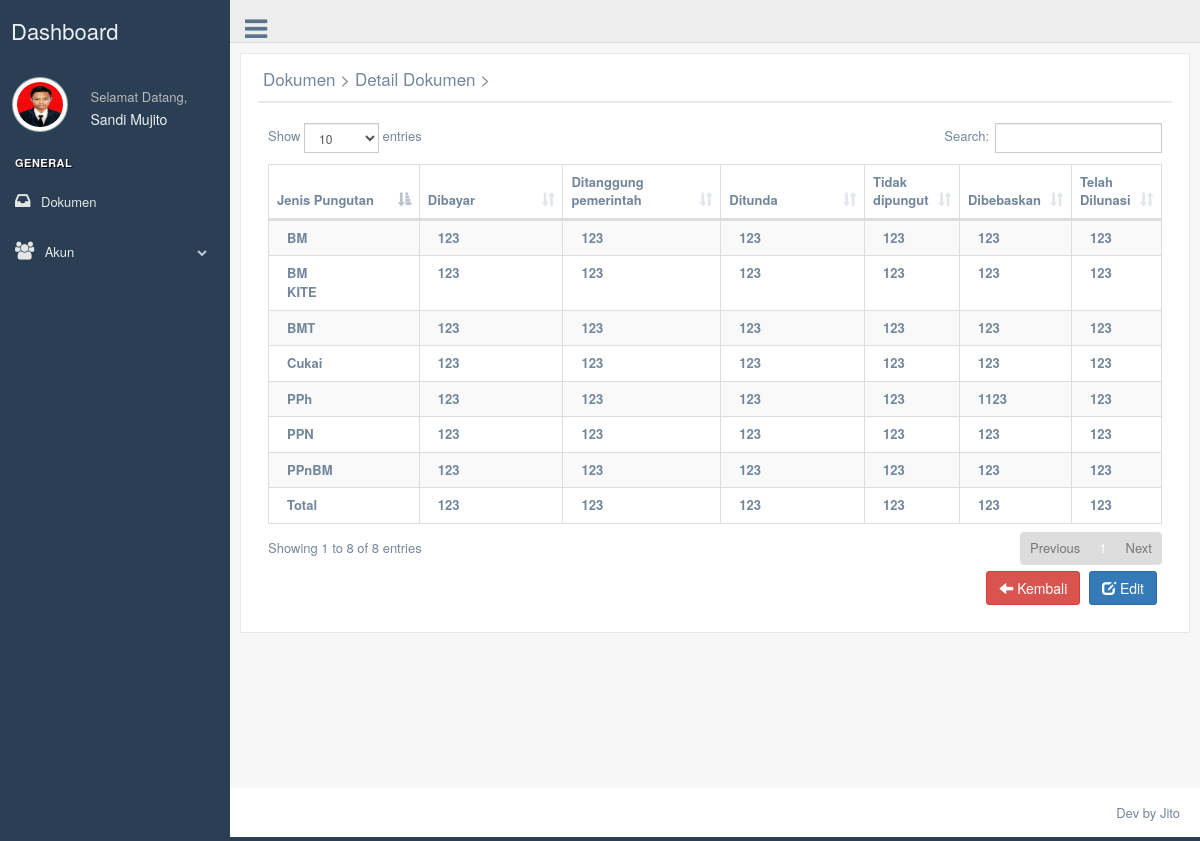
The app's page /admin/detail-datatable.php?id_suratmasuk=47 (signed in) with its own data.
### tables this page shows
CREATE TABLE `tb_suratmasuk` (
  `id_suratmasuk` int(11) NOT NULL,
  `tanggal_masuk` date NOT NULL DEFAULT current_timestamp(),
  `kode_kantor` varchar(25) NOT NULL,
  `kantor_pabean` varchar(255) NOT NULL,
  `nomor_pengajuan` varchar(50) NOT NULL,
  `halaman` varchar(10) NOT NULL,
  `keterangan` varchar(6) NOT NULL,
  `jenis_pib` varchar(25) NOT NULL,
  `jenis_impor` varchar(25) NOT NULL,
  `cara_pembayaran` varchar(25) NOT NULL,
  `pengirim_nama` varchar(100) NOT NULL,
  `pengirim_alamat` text NOT NULL,
  `penjual_nama` varchar(100) NOT NULL,
  `penjual_alamat` text NOT NULL,
  `importir_jenis_identitas` varchar(10) NOT NULL,
  `importir_nomor_identitas` varchar(25) NOT NULL,
  `importir_nama` varchar(100) NOT NULL,
  `importir_alamat` text NOT NULL,
  `pemilik_jenis_identitas` varchar(10) NOT NULL,
  `pemilik_nomor_identitas` varchar(25) NOT NULL,
  `pemilik_nama` varchar(100) NOT NULL,
  `pemilik_alamat` text NOT NULL,
  `cara_angkut` varchar(5) NOT NULL,
  `nama_pengangkut` varchar(25) NOT NULL,
  `perkiraan_tiba` date NOT NULL DEFAULT '1111-11-11',
  `pelabuhan_muat` varchar(25) NOT NULL,
  `pelabuhan_transit` varchar(25) NOT NULL,
  `pelabuhan_tujuan` varchar(25) NOT NULL,
  `invoice_nomor` varchar(25) NOT NULL,
  `invoice_tanggal` date NOT NULL DEFAULT '1111-11-11',
  `bl_nomor` varchar(25) NOT NULL,
  `bl_tanggal` date NOT NULL DEFAULT '1111-11-11',
  `manifest_nomor` varchar(25) NOT NULL,
  `manifest_pos` varchar(25) NOT NULL,
  `manifest_tanggal` date NOT NULL DEFAULT '1111-11-11',
  `tempat_penimbunan` varchar(25) NOT NULL,
  `valuta` varchar(25) NOT NULL,
  `nilai_cif` varchar(25) NOT NULL DEFAULT '0',
  `asuransi` varchar(25) NOT NULL DEFAULT '0.0',
  `freight` varchar(25) NOT NULL DEFAULT '0.0',
  `ndpbm` varchar(25) NOT NULL DEFAULT '0.0',
  `nilai_pabean` varchar(25) NOT NULL DEFAULT '0.0',
  `peti_kemas` varchar(255) NOT NULL,
  `jjm` varchar(255) NOT NULL,
  `berat_kotor` varchar(25) NOT NULL DEFAULT '0.0',
  `berat_bersih` varchar(25) NOT NULL DEFAULT '0.0',
  `hs_code` varchar(25) NOT NULL,
  `file_suratmasuk` varchar(255) NOT NULL,
  `operator` varchar(50) NOT NULL,
  `bm_dibayar` varchar(25) NOT NULL DEFAULT '0',
  `bm_ditanggung` varchar(25) NOT NULL DEFAULT '0',
  `bm_ditunda` varchar(25) NOT NULL DEFAULT '0',
  `bm_tidak` varchar(25) NOT NULL DEFAULT '0',
  `bm_bebas` varchar(25) NOT NULL DEFAULT '0',
  `bm_lunas` varchar(25) NOT NULL DEFAULT '0',
  `bmkite_dibayar` varchar(25) NOT NULL DEFAULT '0',
  `bmkite_ditanggung` varchar(25) NOT NULL DEFAULT '0',
  `bmkite_ditunda` varchar(25) NOT NULL DEFAULT '0',
  `bmkite_tidak` varchar(25) NOT NULL DEFAULT '0',
  `bmkite_bebas` varchar(25) NOT NULL DEFAULT '0',
  `bmkite_lunas` varchar(25) NOT NULL DEFAULT '0',
  `bmt_dibayar` varchar(25) NOT NULL DEFAULT '0',
  `bmt_ditanggung` varchar(25) NOT NULL DEFAULT '0',
  `bmt_ditunda` varchar(25) NOT NULL DEFAULT '0',
  `bmt_tidak` varchar(25) NOT NULL DEFAULT '0',
  `bmt_bebas` varchar(25) NOT NULL DEFAULT '0',
  `bmt_lunas` varchar(25) NOT NULL DEFAULT '0',
  `cukai_dibayar` varchar(25) NOT NULL DEFAULT '0',
  `cukai_ditanggung` varchar(25) NOT NULL DEFAULT '0',
  `cukai_ditunda` varchar(25) NOT NULL DEFAULT '0',
  `cukai_tidak` varchar(25) NOT NULL DEFAULT '0',
  `cukai_bebas` varchar(25) NOT NULL DEFAULT '0',
  `cukai_lunas` varchar(25) NOT NULL DEFAULT '0',
  `ppn_dibayar` varchar(25) NOT NULL DEFAULT '0',
  `ppn_ditanggung` varchar(25) NOT NULL DEFAULT '0',
  `ppn_ditunda` varchar(25) NOT NULL DEFAULT '0',
  `ppn_tidak` varchar(25) NOT NULL DEFAULT '0',
  `ppn_bebas` varchar(25) NOT NULL DEFAULT '0',
  `ppn_lunas` varchar(25) NOT NULL DEFAULT '0',
  `ppnbm_dibayar` varchar(25) NOT NULL DEFAULT '0',
  `ppnbm_ditanggung` varchar(25) NOT NULL DEFAULT '0',
  `ppnbm_ditunda` varchar(25) NOT NULL DEFAULT '0',
  `ppnbm_tidak` varchar(25) NOT NULL DEFAULT '0',
  `ppnbm_bebas` varchar(25) NOT NULL DEFAULT '0',
  `ppnbm_lunas` varchar(25) NOT NULL DEFAULT '0',
  `pph_dibayar` varchar(25) NOT NULL DEFAULT '0',
  `pph_ditanggung` varchar(25) NOT NULL DEFAULT '0',
  `pph_ditunda` varchar(25) NOT NULL DEFAULT '0',
  `pph_tidak` varchar(25) NOT NULL DEFAULT '0',
  `pph_bebas` varchar(25) NOT NULL DEFAULT '0',
  `pph_lunas` varchar(25) NOT NULL DEFAULT '0',
  `total_dibayar` varchar(25) NOT NULL DEFAULT '0',
  `total_ditanggung` varchar(25) NOT NULL DEFAULT '0',
  `total_ditunda` varchar(25) NOT NULL DEFAULT '0',
  `total_tidak` varchar(25) NOT NULL DEFAULT '0',
  `total_bebas` varchar(25) NOT NULL DEFAULT '0',
  `total_lunas` varchar(25) NOT NULL DEFAULT '0',
  `tanggal_entry` datetime NOT NULL DEFAULT current_timestamp()
);

### admin/detail-datatable.php (the view, shortened to what the rows shown need)
<!DOCTYPE html>
<html lang="en">
<head>
    <link href="../assets/vendors/bootstrap/dist/css/bootstrap.min.css" rel="stylesheet">
    <link href="../assets/vendors/font-awesome/css/font-awesome.min.css" rel="stylesheet">
    <link href="../assets/vendors/nprogress/nprogress.css" rel="stylesheet">
    <link href="../assets/vendors/iCheck/skins/flat/green.css" rel="stylesheet">
    <link href="../assets/vendors/datatables.net-bs/css/dataTables.bootstrap.min.css" rel="stylesheet">
    <link href="../assets/vendors/datatables.net-buttons-bs/css/buttons.bootstrap.min.css" rel="stylesheet">
    <link href="../assets/vendors/datatables.net-fixedheader-bs/css/fixedHeader.bootstrap.min.css" rel="stylesheet">
    <link href="../assets/vendors/datatables.net-responsive-bs/css/responsive.bootstrap.min.css" rel="stylesheet">
    <link href="../assets/vendors/datatables.net-scroller-bs/css/scroller.bootstrap.min.css" rel="stylesheet">
    <link href="../assets/build/css/custom.min.css" rel="stylesheet">
</head>
<body class="nav-md">
    <div class="container body">
        <div class="main_container">
            <?php
            include("sidebarmenu.php");
            ?>
            <div class="right_col" role="main">
                <div class="">
                    <div class="row">
                        <div class="x_panel">
                            <div class="x_title">
                                <h2>Dokumen > Detail Dokumen > <small>Pungutan</small></h2>
                            </div>
                            <div class="x_content">
                                <div class="x_content">
                                    <?php
                                    include '../koneksi/koneksi.php';
                                    $id              = mysqli_real_escape_string($db, $_GET['id_suratmasuk']);
                                    $sql          = "SELECT * FROM tb_suratmasuk where id_suratmasuk='" . $id . "'";
                                    $query      = mysqli_query($db, $sql);
                                    $data         = mysqli_fetch_array($query);
                                    ?>
                                    <table id="datatable" class="table table-striped table-bordered">
                                        <thead>
                                            <tr>
                                                <th width="25%">Jenis Pungutan</th>
                                                <th width="25%">Dibayar</th>
                                                <th width="25%">Ditanggung pemerintah</th>
                                                <th width="25%">Ditunda</th>
                                                <th width="25%">Tidak dipungut</th>
                                                <th width="25%">Dibebaskan</th>
                                                <th width="25%">Telah Dilunasi</th>
                                            </tr>
                                        </thead>
                                        <tbody>
                                            <tr>
                                                <td><label class="control-label col-md-3 col-sm-3 col-xs-12"><?php echo $data["bm_dibayar"] ?></td>
                                                <td> <label class="control-label col-md-3 col-sm-3 col-xs-12"><?php echo $data["bm_ditanggung"] ?> </td>
                                                <td> <label class="control-label col-md-3 col-sm-3 col-xs-12"><?php echo $data["bm_ditunda"] ?>  </td>
                                                <td> <label class="control-label col-md-3 col-sm-3 col-xs-12"><?php echo $data["bm_tidak"] ?></td>
                                                <td> <label class="control-label col-md-3 col-sm-3 col-xs-12"><?php echo $data["bm_bebas"] ?> </td>
                                                <td> <label class="control-label col-md-3 col-sm-3 col-xs-12"><?php echo $data["bm_lunas"] ?></td>
                                            </tr>
                                            <tr>
                                                <td> <label class="control-label col-md-3 col-sm-3 col-xs-12"><?php echo $data["bmkite_dibayar"] ?></td>
                                                <td> <label class="control-label col-md-3 col-sm-3 col-xs-12"><?php echo $data["bmkite_ditanggung"] ?></td>
                                                <td> <label class="control-label col-md-3 col-sm-3 col-xs-12"><?php echo $data["bmkite_ditunda"] ?></td>
                                                <td> <label class="control-label col-md-3 col-sm-3 col-xs-12"><?php echo $data["bmkite_tidak"] ?></td>
                                                <td> <label class="control-label col-md-3 col-sm-3 col-xs-12"><?php echo $data["bmkite_bebas"] ?> </td>
                                                <td> <label class="control-label col-md-3 col-sm-3 col-xs-12"><?php echo $data["bmkite_lunas"] ?></td>
                                            </tr>
                                            <tr>
                                                <td> <label class="control-label col-md-3 col-sm-3 col-xs-12"><?php echo $data["bmt_dibayar"] ?>  </td>
                                                <td> <label class="control-label col-md-3 col-sm-3 col-xs-12"><?php echo $data["bmt_ditanggung"] ?> </td>
                                                <td> <label class="control-label col-md-3 col-sm-3 col-xs-12"><?php echo $data["bmt_ditunda"] ?> </td>
                                                <td> <label class="control-label col-md-3 col-sm-3 col-xs-12"><?php echo $data["bmt_tidak"] ?></td>
                                                <td> <label class="control-label col-md-3 col-sm-3 col-xs-12"><?php echo $data["bmt_bebas"] ?> </td>
                                                <td> <label class="control-label col-md-3 col-sm-3 col-xs-12"><?php echo $data["bmt_lunas"] ?> </td>
                                            </tr>
                                            <tr>
                                                <td> <label class="control-label col-md-3 col-sm-3 col-xs-12"><?php echo $data["cukai_dibayar"] ?> </td>
                                                <td> <label class="control-label col-md-3 col-sm-3 col-xs-12"><?php echo $data["cukai_ditanggung"] ?></td>
                                                <td> <label class="control-label col-md-3 col-sm-3 col-xs-12"><?php echo $data["cukai_ditunda"] ?></td>
                                                <td> <label class="control-label col-md-3 col-sm-3 col-xs-12"><?php echo $data["cukai_tidak"] ?></td>
                                                <td> <label class="control-label col-md-3 col-sm-3 col-xs-12"><?php echo $data["cukai_bebas"] ?></td>
                                                <td> <label class="control-label col-md-3 col-sm-3 col-xs-12"><?php echo $data["cukai_lunas"] ?></td>
                                            </tr>
                                            <tr>
                                                <td> <label class="control-label col-md-3 col-sm-3 col-xs-12"><?php echo $data["ppn_dibayar"] ?></td>
                                                <td> <label class="control-label col-md-3 col-sm-3 col-xs-12"><?php echo $data["ppn_ditanggung"] ?></td>
                                                <td> <label class="control-label col-md-3 col-sm-3 col-xs-12"><?php echo $data["ppn_ditunda"] ?> </td>
                                                <td> <label class="control-label col-md-3 col-sm-3 col-xs-12"><?php echo $data["ppn_tidak"] ?></td>
                                                <td> <label class="control-label col-md-3 col-sm-3 col-xs-12"><?php echo $data["ppn_bebas"] ?> </td>
                                                <td> <label class="control-label col-md-3 col-sm-3 col-xs-12"><?php echo $data["ppn_lunas"] ?> </td>
                                            </tr>
                                            <tr>
                                                <td> <label class="control-label col-md-3 col-sm-3 col-xs-12"><?php echo $data["ppnbm_dibayar"] ?></td>
                                                <td> <label class="control-label col-md-3 col-sm-3 col-xs-12"><?php echo $data["ppnbm_ditanggung"] ?></td>
                                                <td> <label class="control-label col-md-3 col-sm-3 col-xs-12"><?php echo $data["ppnbm_ditunda"] ?> </td>
                                                <td> <label class="control-label col-md-3 col-sm-3 col-xs-12"><?php echo $data["ppnbm_tidak"] ?></td>
                                                <td> <label class="control-label col-md-3 col-sm-3 col-xs-12"><?php echo $data["ppnbm_bebas"] ?></td>
                                                <td> <label class="control-label col-md-3 col-sm-3 col-xs-12"><?php echo $data["ppnbm_lunas"] ?></td>
                                            </tr>
                                            <tr>
                                                <td> <label class="control-label col-md-3 col-sm-3 col-xs-12"><?php echo $data["pph_dibayar"] ?></td>
                                                <td> <label class="control-label col-md-3 col-sm-3 col-xs-12"><?php echo $data["pph_ditanggung"] ?></td>
                                                <td> <label class="control-label col-md-3 col-sm-3 col-xs-12"><?php echo $data["pph_ditunda"] ?> </td>
                                                <td> <label class="control-label col-md-3 col-sm-3 col-xs-12"><?php echo $data["pph_tidak"] ?></td>
                                                <td> <label class="control-label col-md-3 col-sm-3 col-xs-12"><?php echo $data["pph_bebas"] ?></td>
                                                <td> <label class="control-label col-md-3 col-sm-3 col-xs-12"><?php echo $data["pph_lunas"] ?> </td>
                                            </tr>
                                            <tr>
                                                <td> <label class="control-label col-md-3 col-sm-3 col-xs-12"><?php echo $data["total_dibayar"] ?></td>
                                                <td> <label class="control-label col-md-3 col-sm-3 col-xs-12"><?php echo $data["total_ditanggung"] ?></td>
                                                <td> <label class="control-label col-md-3 col-sm-3 col-xs-12"><?php echo $data["total_ditunda"] ?></td>
                                                <td> <label class="control-label col-md-3 col-sm-3 col-xs-12"><?php echo $data["total_tidak"] ?></td>
                                                <td> <label class="control-label col-md-3 col-sm-3 col-xs-12"><?php echo $data["total_bebas"] ?> </td>
                                                <td> <label class="control-label col-md-3 col-sm-3 col-xs-12"><?php echo $data["total_lunas"] ?></td>
                                            </tr>
                                        </tbody>
                                    </table>
                                </div>
                            </div>
                        </div>
                    </div>
                </div>
            </div>
        </div>
    </div>
</body>
</html>

### admin/sidebarmenu.php (shortened to what the rows shown need)
<?php
	 include '../koneksi/koneksi.php';
			$sql  		= "SELECT * FROM tb_admin where id_admin='".$_SESSION['id']."'";
			$query  	= mysqli_query($db, $sql);
			$data 		= mysqli_fetch_array($query);
?>
        <div class="col-md-3 left_col">
          <div class="left_col scroll-view">
            <div class="profile clearfix">
              <div class="profile_pic">
                <img src="images/<?php echo $data['gambar']; ?>" height="55" width="55" alt="" class="img-circle profile_img">
              </div>
              <div class="profile_info">
                <h2><?php echo $_SESSION['nama'];?></h2>
              </div>
            </div>
            <br />
          </div>
        </div>

### records on screen
tb_suratmasuk: bm_dibayar "123", bm_ditanggung "123", bm_ditunda "123", bm_tidak "123", bm_bebas "123", bm_lunas "123", bmkite_dibayar "123", bmkite_ditanggung "123", bmkite_ditunda "123", bmkite_tidak "123", bmkite_bebas "123", bmkite_lunas "123", bmt_dibayar "123", bmt_ditanggung "123", bmt_ditunda "123", bmt_tidak "123", bmt_bebas "123", bmt_lunas "123", cukai_dibayar "123", cukai_ditanggung "123", cukai_ditunda "123", cukai_tidak "123", cukai_bebas "123", cukai_lunas "123", ppn_dibayar "123", ppn_ditanggung "123", ppn_ditunda "123", ppn_tidak "123", ppn_bebas "123", ppn_lunas "123", ppnbm_dibayar "123", ppnbm_ditanggung "123", ppnbm_ditunda "123", ppnbm_tidak "123", ppnbm_bebas "123", ppnbm_lunas "123", pph_dibayar "123", pph_ditanggung "123", pph_ditunda "123", pph_tidak "123", pph_bebas "1123", pph_lunas "123", total_dibayar "123", total_ditanggung "123", total_ditunda "123", total_tidak "123", total_bebas "123", total_lunas "123"

### other values on screen
$_SESSION['nama'] "Sandi Mujito"
